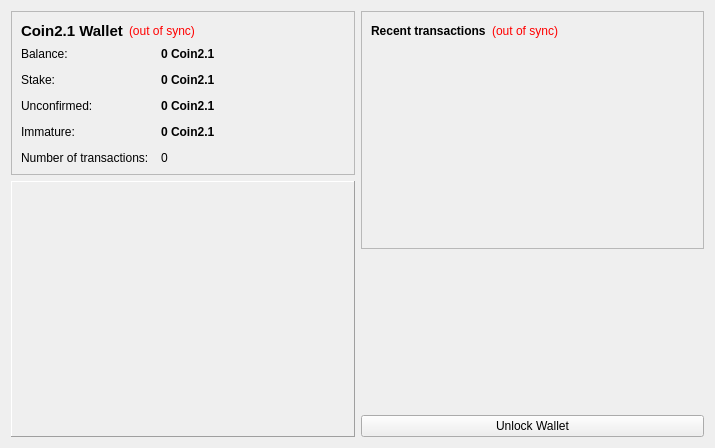
<?xml version="1.0" encoding="UTF-8"?>
<ui version="4.0">
 <class>OverviewPage</class>
 <widget class="QWidget" name="OverviewPage">
  <property name="geometry">
   <rect>
    <x>0</x>
    <y>0</y>
    <width>715</width>
    <height>447</height>
   </rect>
  </property>
  <property name="windowTitle">
   <string>Form</string>
  </property>
  <layout class="QHBoxLayout" name="horizontalLayout" stretch="1,1">
   <item>
    <layout class="QVBoxLayout" name="verticalLayout_2">
     <item>
      <widget class="QFrame" name="frame">
       <property name="frameShape">
        <enum>QFrame::StyledPanel</enum>
       </property>
       <property name="frameShadow">
        <enum>QFrame::Raised</enum>
       </property>
       <layout class="QVBoxLayout" name="verticalLayout_4">
        <item>
         <layout class="QHBoxLayout" name="horizontalLayout_4">
          <item>
           <widget class="QLabel" name="label_5">
            <property name="font">
             <font>
              <pointsize>11</pointsize>
              <weight>75</weight>
              <bold>true</bold>
             </font>
            </property>
            <property name="text">
             <string>Coin2.1 Wallet</string>
            </property>
           </widget>
          </item>
          <item>
           <widget class="QLabel" name="labelWalletStatus">
            <property name="toolTip">
             <string>The displayed information may be out of date. Your wallet automatically synchronizes with the Coin2.1 network after a connection is established, but this process has not completed yet.</string>
            </property>
            <property name="styleSheet">
             <string notr="true">QLabel { color: red; }</string>
            </property>
            <property name="text">
             <string notr="true">(out of sync)</string>
            </property>
            <property name="alignment">
             <set>Qt::AlignLeading|Qt::AlignLeft|Qt::AlignVCenter</set>
            </property>
           </widget>
          </item>
          <item>
           <spacer name="horizontalSpacer_2">
            <property name="orientation">
             <enum>Qt::Horizontal</enum>
            </property>
            <property name="sizeHint" stdset="0">
             <size>
              <width>40</width>
              <height>20</height>
             </size>
            </property>
           </spacer>
          </item>
         </layout>
        </item>
        <item>
         <layout class="QFormLayout" name="formLayout_2">
          <property name="fieldGrowthPolicy">
           <enum>QFormLayout::AllNonFixedFieldsGrow</enum>
          </property>
          <property name="horizontalSpacing">
           <number>12</number>
          </property>
          <property name="verticalSpacing">
           <number>12</number>
          </property>
          <item row="0" column="0">
           <widget class="QLabel" name="label">
            <property name="text">
             <string>Balance:</string>
            </property>
           </widget>
          </item>
          <item row="0" column="1">
           <widget class="QLabel" name="labelBalance">
            <property name="font">
             <font>
              <weight>75</weight>
              <bold>true</bold>
             </font>
            </property>
            <property name="cursor">
             <cursorShape>IBeamCursor</cursorShape>
            </property>
            <property name="toolTip">
             <string>Your current balance</string>
            </property>
            <property name="text">
             <string notr="true">0 Coin2.1</string>
            </property>
            <property name="textInteractionFlags">
             <set>Qt::LinksAccessibleByMouse|Qt::TextSelectableByKeyboard|Qt::TextSelectableByMouse</set>
            </property>
           </widget>
          </item>
          <item row="1" column="0">
           <widget class="QLabel" name="label_6">
            <property name="text">
             <string>Stake:</string>
            </property>
           </widget>
          </item>
          <item row="1" column="1">
           <widget class="QLabel" name="labelStake">
            <property name="font">
             <font>
              <weight>75</weight>
              <bold>true</bold>
             </font>
            </property>
            <property name="cursor">
             <cursorShape>IBeamCursor</cursorShape>
            </property>
            <property name="toolTip">
             <string>Total of coins that was staked, and do not yet count toward the current balance</string>
            </property>
            <property name="text">
             <string notr="true">0 Coin2.1</string>
            </property>
            <property name="textInteractionFlags">
             <set>Qt::LinksAccessibleByMouse|Qt::TextSelectableByKeyboard|Qt::TextSelectableByMouse</set>
            </property>
           </widget>
          </item>
          <item row="2" column="0">
           <widget class="QLabel" name="label_3">
            <property name="text">
             <string>Unconfirmed:</string>
            </property>
           </widget>
          </item>
          <item row="2" column="1">
           <widget class="QLabel" name="labelUnconfirmed">
            <property name="font">
             <font>
              <weight>75</weight>
              <bold>true</bold>
             </font>
            </property>
            <property name="cursor">
             <cursorShape>IBeamCursor</cursorShape>
            </property>
            <property name="toolTip">
             <string>Total of transactions that have yet to be confirmed, and do not yet count toward the current balance</string>
            </property>
            <property name="text">
             <string notr="true">0 Coin2.1</string>
            </property>
            <property name="textInteractionFlags">
             <set>Qt::LinksAccessibleByMouse|Qt::TextSelectableByKeyboard|Qt::TextSelectableByMouse</set>
            </property>
           </widget>
          </item>
          <item row="3" column="0">
           <widget class="QLabel" name="labelImmatureText">
            <property name="text">
             <string>Immature:</string>
            </property>
           </widget>
          </item>
          <item row="3" column="1">
           <widget class="QLabel" name="labelImmature">
            <property name="font">
             <font>
              <weight>75</weight>
              <bold>true</bold>
             </font>
            </property>
            <property name="toolTip">
             <string>Mined balance that has not yet matured</string>
            </property>
            <property name="text">
             <string notr="true">0 Coin2.1</string>
            </property>
            <property name="textInteractionFlags">
             <set>Qt::LinksAccessibleByMouse|Qt::TextSelectableByKeyboard|Qt::TextSelectableByMouse</set>
            </property>
           </widget>
          </item>
          <item row="4" column="0">
           <widget class="QLabel" name="label_2">
            <property name="text">
             <string>Number of transactions:</string>
            </property>
           </widget>
          </item>
          <item row="4" column="1">
           <widget class="QLabel" name="labelNumTransactions">
            <property name="toolTip">
             <string>Total number of transactions in wallet</string>
            </property>
            <property name="text">
             <string notr="true">0</string>
            </property>
           </widget>
          </item>
         </layout>
        </item>
       </layout>
      </widget>
     </item>
     <item>
      <spacer name="verticalSpacer">
       <property name="orientation">
        <enum>Qt::Vertical</enum>
       </property>
       <property name="sizeHint" stdset="0">
        <size>
         <width>20</width>
         <height>40</height>
        </size>
       </property>
      </spacer>
     </item>
     <item>
      <widget class="QLabel" name="coin2">
       <property name="minimumSize">
        <size>
         <width>256</width>
         <height>256</height>
        </size>
       </property>
       <property name="frameShape">
        <enum>QFrame::Panel</enum>
       </property>
       <property name="frameShadow">
        <enum>QFrame::Raised</enum>
       </property>
       <property name="text">
        <string/>
       </property>
       <property name="scaledContents">
        <bool>true</bool>
       </property>
       <property name="alignment">
        <set>Qt::AlignCenter</set>
       </property>
       <property name="margin">
        <number>-2</number>
       </property>
      </widget>
     </item>
    </layout>
   </item>
   <item>
    <layout class="QVBoxLayout" name="verticalLayout_3">
     <item>
      <widget class="QFrame" name="frame_2">
       <property name="frameShape">
        <enum>QFrame::StyledPanel</enum>
       </property>
       <property name="frameShadow">
        <enum>QFrame::Raised</enum>
       </property>
       <layout class="QVBoxLayout" name="verticalLayout">
        <item>
         <layout class="QHBoxLayout" name="horizontalLayout_2">
          <item>
           <widget class="QLabel" name="label_4">
            <property name="text">
             <string>&lt;b&gt;Recent transactions&lt;/b&gt;</string>
            </property>
           </widget>
          </item>
          <item>
           <widget class="QLabel" name="labelTransactionsStatus">
            <property name="toolTip">
             <string>The displayed information may be out of date. Your wallet automatically synchronizes with the Coin2.1 network after a connection is established, but this process has not completed yet.</string>
            </property>
            <property name="styleSheet">
             <string notr="true">QLabel { color: red; }</string>
            </property>
            <property name="text">
             <string notr="true">(out of sync)</string>
            </property>
            <property name="alignment">
             <set>Qt::AlignRight|Qt::AlignTrailing|Qt::AlignVCenter</set>
            </property>
           </widget>
          </item>
          <item>
           <spacer name="horizontalSpacer">
            <property name="orientation">
             <enum>Qt::Horizontal</enum>
            </property>
            <property name="sizeHint" stdset="0">
             <size>
              <width>40</width>
              <height>20</height>
             </size>
            </property>
           </spacer>
          </item>
         </layout>
        </item>
        <item>
         <widget class="QListView" name="listTransactions">
          <property name="styleSheet">
           <string notr="true">QListView { background: transparent; }</string>
          </property>
          <property name="frameShape">
           <enum>QFrame::NoFrame</enum>
          </property>
          <property name="verticalScrollBarPolicy">
           <enum>Qt::ScrollBarAlwaysOff</enum>
          </property>
          <property name="horizontalScrollBarPolicy">
           <enum>Qt::ScrollBarAlwaysOff</enum>
          </property>
          <property name="selectionMode">
           <enum>QAbstractItemView::NoSelection</enum>
          </property>
         </widget>
        </item>
       </layout>
      </widget>
     </item>
     <item>
      <spacer name="verticalSpacer_2">
       <property name="orientation">
        <enum>Qt::Vertical</enum>
       </property>
       <property name="sizeHint" stdset="0">
        <size>
         <width>20</width>
         <height>40</height>
        </size>
       </property>
      </spacer>
     </item>
     <item>
      <widget class="QPushButton" name="unlockWalletButton">
       <property name="text">
        <string>Unlock Wallet</string>
       </property>
      </widget>
     </item>
    </layout>
   </item>
  </layout>
 </widget>
 <resources/>
 <connections/>
</ui>
